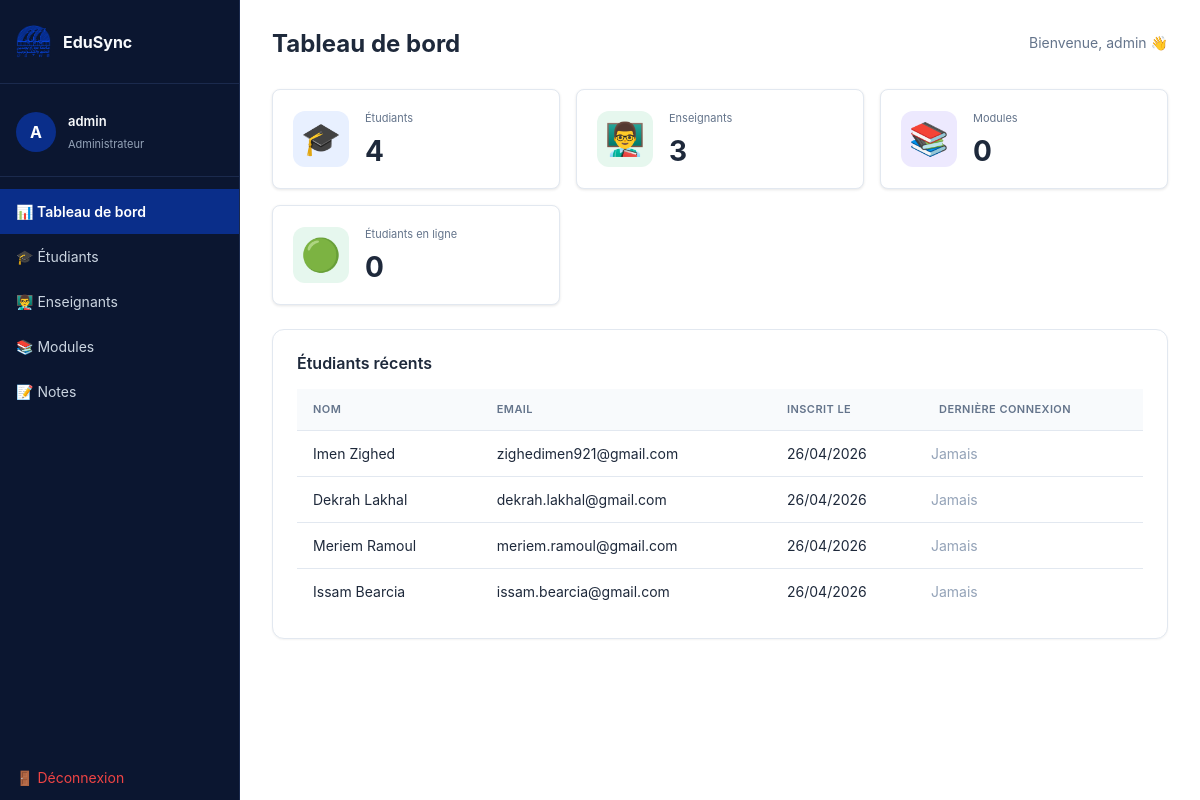
/admin/dashboard.php (signed in), run on an earlier commit of the app's database.
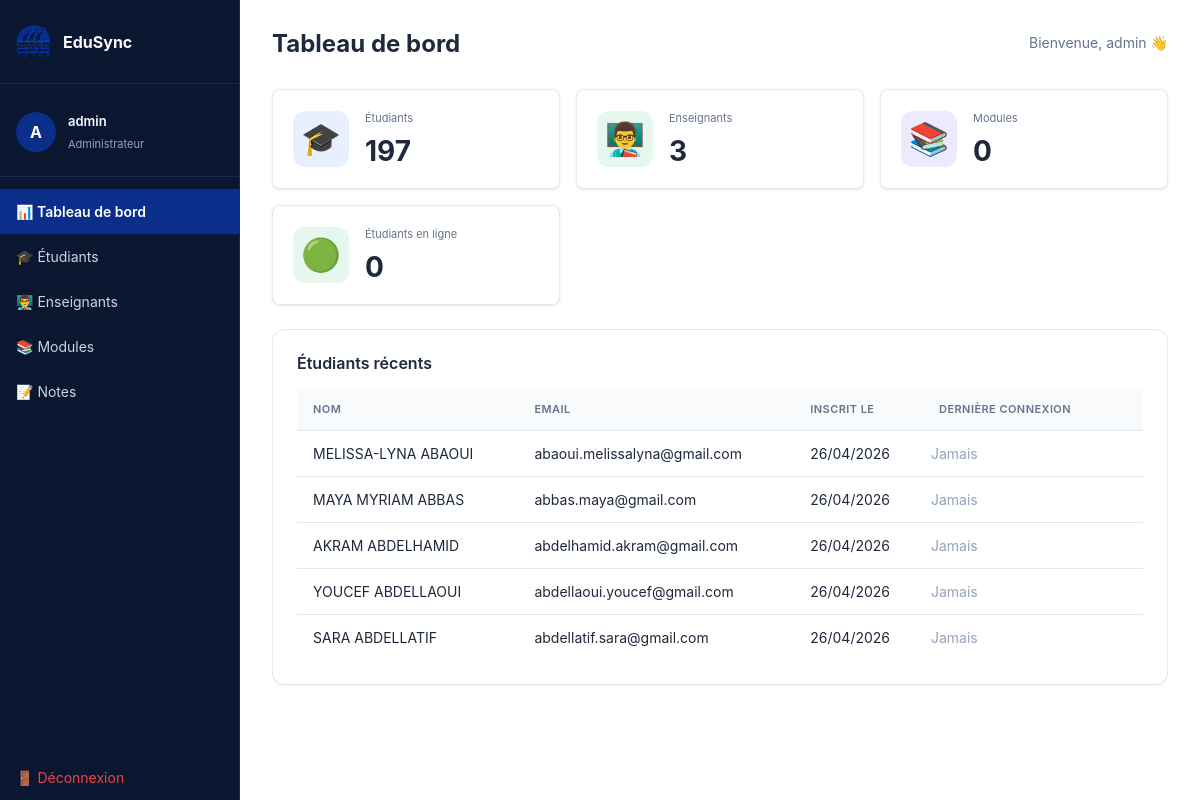
And on a later commit of the database.
### tables this page shows
CREATE TABLE IF NOT EXISTS students (
    id          INT AUTO_INCREMENT PRIMARY KEY,
    last_name             VARCHAR(80)  NOT NULL,
    first_name            VARCHAR(80)  NOT NULL,
    email                 VARCHAR(120) NOT NULL UNIQUE,
    profile_image         VARCHAR(255) DEFAULT NULL,
    student_number        VARCHAR(20)  NOT NULL UNIQUE,
    birth_date            DATE,
    password_hash         VARCHAR(255) NOT NULL,
    must_change_password  TINYINT(1)   NOT NULL DEFAULT 1,
    last_login            DATETIME DEFAULT NULL,
    last_activity         DATETIME DEFAULT NULL,
    is_active             TINYINT(1)   NOT NULL DEFAULT 1,
    created_at            TIMESTAMP    DEFAULT CURRENT_TIMESTAMP
);

### admin/dashboard.php (the view, shortened to what this page needs)
<?php
require_once '../config/db.php';
require_once '../includes/header.php';
$total_students = $pdo->query("SELECT COUNT(*) FROM students")->fetchColumn();
$total_teachers = $pdo->query("SELECT COUNT(*) FROM teachers")->fetchColumn();
$total_modules  = $pdo->query("SELECT COUNT(*) FROM modules")->fetchColumn();
$online_students = $pdo->query("
    SELECT COUNT(*) FROM students
    WHERE last_activity IS NOT NULL
    AND last_activity > DATE_SUB(NOW(), INTERVAL 30 MINUTE)
")->fetchColumn();
$recent_students = $pdo->query("
    SELECT first_name, last_name, email, created_at, last_login
    FROM students
    ORDER BY created_at DESC
    LIMIT 5
")->fetchAll();
?>
<div class="page-header">
    <h1>Tableau de bord</h1>
    <p>Bienvenue, <?= htmlspecialchars($_SESSION['user_name']) ?> 👋</p>
</div>
<div class="stats-grid">
    <div class="stat-card">
        <div class="stat-icon blue">🎓</div>
        <div class="stat-info">
            <p>Étudiants</p>
            <h2><?= $total_students ?></h2>
        </div>
    </div>
    <div class="stat-card">
        <div class="stat-icon green">👨‍🏫</div>
        <div class="stat-info">
            <p>Enseignants</p>
            <h2><?= $total_teachers ?></h2>
        </div>
    </div>
    <div class="stat-card">
        <div class="stat-icon purple">📚</div>
        <div class="stat-info">
            <p>Modules</p>
            <h2><?= $total_modules ?></h2>
        </div>
    </div>
    <div class="stat-card">
        <div class="stat-icon green">🟢</div>
        <div class="stat-info">
            <p>Étudiants en ligne</p>
            <h2><?= $online_students ?></h2>
        </div>
    </div>
</div>
<div class="card">
    <h3>Étudiants récents</h3>
    <table>
        <thead>
            <tr>
                <th>Nom</th>
                <th>Email</th>
                <th>Inscrit le</th>
                <th>Dernière connexion</th>
            </tr>
        </thead>
        <tbody>
            <?php foreach ($recent_students as $s): ?>
            <tr>
                <td><?= htmlspecialchars($s['first_name'] . ' ' . $s['last_name']) ?></td>
                <td><?= htmlspecialchars($s['email']) ?></td>
                <td><?= date('d/m/Y', strtotime($s['created_at'])) ?></td>
                <td>
                    <?php
                        if ($s['last_login']) {
                            echo date('d/m/Y H:i', strtotime($s['last_login']));
                        } else {
                            echo '<span style="color: #94a3b8;">Jamais</span>';
                        }
                    ?>
                </td>
            </tr>
            <?php endforeach; ?>
        </tbody>
    </table>
</div>
<?php require_once '../includes/footer.php'; ?>

### includes/header.php (shortened to what this page needs)
<!DOCTYPE html>
<html lang="fr">
<head>
    <link rel="stylesheet" href="../assets/css/main.css">
    <link rel="stylesheet" href="../assets/css/colors.css">
    <link rel="stylesheet" href="../assets/css/admin.css">
</head>
<body>
<div class="layout">
    <?php require_once __DIR__ . '/sidebar.php'; ?>
    <main class="main-content">

### includes/sidebar.php
<?php
$current = basename($_SERVER['PHP_SELF']);
?>
<aside class="sidebar">
    <div class="sidebar-brand"><img src="../assets/images/USTHB.png" alt="Logo" class="sidebar-img">
                EduSync</div>
    <div class="sidebar-user">
        <div class="sidebar-user-avatar">
            <?= strtoupper(substr($_SESSION['user_name'], 0, 1)) ?>
        </div>
        <div class="sidebar-user-info">
            <span class="sidebar-user-name">
                <?= htmlspecialchars($_SESSION['user_name']) ?>
            </span>
            <span class="sidebar-user-role">Administrateur</span>
        </div>
    </div>
    <nav>
        <a href="dashboard.php"  class="<?= $current === 'dashboard.php'  ? 'active' : '' ?>">📊 Tableau de bord</a>
        <a href="students.php"   class="<?= $current === 'students.php'   ? 'active' : '' ?>">🎓 Étudiants</a>
        <a href="teachers.php"   class="<?= $current === 'teachers.php'   ? 'active' : '' ?>">👨‍🏫 Enseignants</a>
        <a href="modules.php"    class="<?= $current === 'modules.php'    ? 'active' : '' ?>">📚 Modules</a>
        <a href="notes.php"      class="<?= $current === 'notes.php'      ? 'active' : '' ?>">📝 Notes</a>
        <a href="../auth/logout.php" class="logout">🚪 Déconnexion</a>
    </nav>
</aside>

### includes/footer.php (shortened to what this page needs)
</main>
</div>
</body>
</html>

### assets/css/colors.css (style rules this page uses)
:root { --primary: #3b82f6; --primary-light: #eff6ff; --success: #10b981; --success-dark: #166534; --success-light: #16a34a; --danger: #ef4444; --danger-dark: #991b1b; --warning: #f59e0b; --warning-light: #fbbf24; --info: #06b6d4; --dark: #0f172a; --gray-100: #f1f5f9; --gray-200: #e2e8f0; --gray-300: #cbd5e1; --gray-400: #94a3b8; --gray-500: #64748b; --gray-600: #475569; --light: #f8fafc; --online: #10b981; --offline: #cbd5e1; --offline-text: #475569; --never: #94a3b8; }

### assets/css/admin.css (style rules this page uses)
.stats-grid { display: grid; grid-template-columns: repeat(auto-fit, minmax(250px, 1fr)); gap: 16px; margin-bottom: 24px; }
.stat-card { background: white; border: 1px solid var(--gray-200); border-radius: 8px; padding: 20px; box-shadow: 0 1px 3px rgba(0, 0, 0, 0.1); }

### assets/css/variables.css (style rules this page uses)
:root { --color-primary: #0A2E8A; --color-primary-dark: #08225a; --color-primary-light: #e8f0ff; --color-text: #1e293b; --color-text-secondary: #64748b; --color-text-tertiary: #94a3b8; --color-bg-white: #fff; --color-bg-secondary: #f8fafc; --color-bg-dark: #0f172a; --color-border: #d1d5db; --color-border-light: #e2e8f0; --color-green: #10b981; --color-green-light: #e6f7ee; --color-amber: #f59e0b; --color-amber-light: #fef3e0; --color-red: #ef4444; --color-red-light: #fee2e2; --color-purple: #8b5cf6; --color-purple-light: #ede9fe; --color-coral: #ff6b6b; --color-coral-light: #ffe0e0; --shadow-sm: 0 1px 2px rgba(0, 0, 0, 0.05); --shadow-md: 0 4px 6px rgba(0, 0, 0, 0.1); --shadow-lg: 0 10px 40px rgba(0, 0, 0, 0.2); --radius-md: 6px; --radius-lg: 12px; --font-family: -apple-system, BlinkMacSystemFont, "Segoe UI", Roboto, "Helvetica Neue", Arial, sans-serif; --font-size-xs: 11px; --font-size-sm: 12px; --font-size-base: 13px; --font-size-md: 14px; --font-size-lg: 16px; --font-size-xl: 18px; --font-size-2xl: 24px; --font-size-3xl: 28px; --spacing-xs: 4px; --spacing-sm: 8px; --spacing-md: 12px; --spacing-lg: 16px; --spacing-xl: 20px; --spacing-2xl: 24px; --spacing-3xl: 32px; --transition-fast: 0.15s ease; --transition-normal: 0.3s ease; --transition-slow: 0.6s ease; --sidebar-width: 240px; --navbar-height: 62px; --max-content-width: 1040px; }

### assets/css/global.css (style rules this page uses)
* { margin: 0; padding: 0; box-sizing: border-box; }
html { scroll-behavior: smooth; }
body { font-family: var(--font-family); font-size: var(--font-size-md); color: var(--color-text); background: var(--color-bg-white); line-height: 1.5; }
h1, h2, h3, h4, h5, h6 { font-weight: 600; line-height: 1.2; }
h1 { font-size: var(--font-size-3xl); }
h2 { font-size: var(--font-size-2xl); }
h3 { font-size: var(--font-size-lg); }
p { margin-bottom: var(--spacing-md); }
a { color: inherit; text-decoration: none; transition: color var(--transition-fast); }
table { width: 100%; border-collapse: collapse; font-size: var(--font-size-md); }
thead tr { background: var(--color-bg-secondary); }
th, td { padding: var(--spacing-md) var(--spacing-lg); text-align: left; border-bottom: 1px solid var(--color-border-light); }
th { font-weight: 600; color: var(--color-text-secondary); font-size: var(--font-size-xs); text-transform: uppercase; letter-spacing: 0.04em; }
tr:last-child td { border-bottom: none; }

### assets/css/components.css (style rules this page uses)
.card { background: var(--color-bg-white); border-radius: var(--radius-lg); padding: var(--spacing-2xl); box-shadow: var(--shadow-sm); border: 1px solid var(--color-border-light); }
.card h3 { font-size: var(--font-size-lg); font-weight: 600; margin-bottom: var(--spacing-lg); color: var(--color-text); }
.stat-card { background: var(--color-bg-white); border-radius: var(--radius-lg); padding: var(--spacing-2xl); display: flex; align-items: center; gap: var(--spacing-lg); box-shadow: var(--shadow-sm); }
.stat-icon { font-size: 32px; width: 56px; height: 56px; border-radius: var(--radius-lg); display: flex; align-items: center; justify-content: center; flex-shrink: 0; }
.stat-icon.blue { background: var(--color-primary-light); }
.stat-icon.green { background: var(--color-green-light); }
.stat-icon.purple { background: var(--color-purple-light); }
.stat-info p { font-size: var(--font-size-xs); color: var(--color-text-secondary); margin-bottom: var(--spacing-sm); }
.stat-info h2 { font-size: var(--font-size-3xl); font-weight: 700; color: var(--color-text); }
table td:last-child { width: auto; min-width: auto; }

What changed in the data, as far as the page shows it:
changed students: first_name+last_name "Imen Zighed" → "MELISSA-LYNA ABAOUI"; email "zighedimen921@gmail.com" → "abaoui.melissalyna@gmail.com"
changed students: first_name+last_name "Dekrah Lakhal" → "MAYA MYRIAM ABBAS"; email "dekrah.lakhal@gmail.com" → "abbas.maya@gmail.com"
changed students: first_name+last_name "Meriem Ramoul" → "AKRAM ABDELHAMID"; email "meriem.ramoul@gmail.com" → "abdelhamid.akram@gmail.com"
changed students: first_name+last_name "Issam Bearcia" → "YOUCEF ABDELLAOUI"; email "issam.bearcia@gmail.com" → "abdellaoui.youcef@gmail.com"
added students: first_name+last_name "SARA ABDELLATIF", email "abdellatif.sara@gmail.com", created_at "26/04/2026", shows "Jamais"
Also different on the page:
$total_students: "4" → "197"
